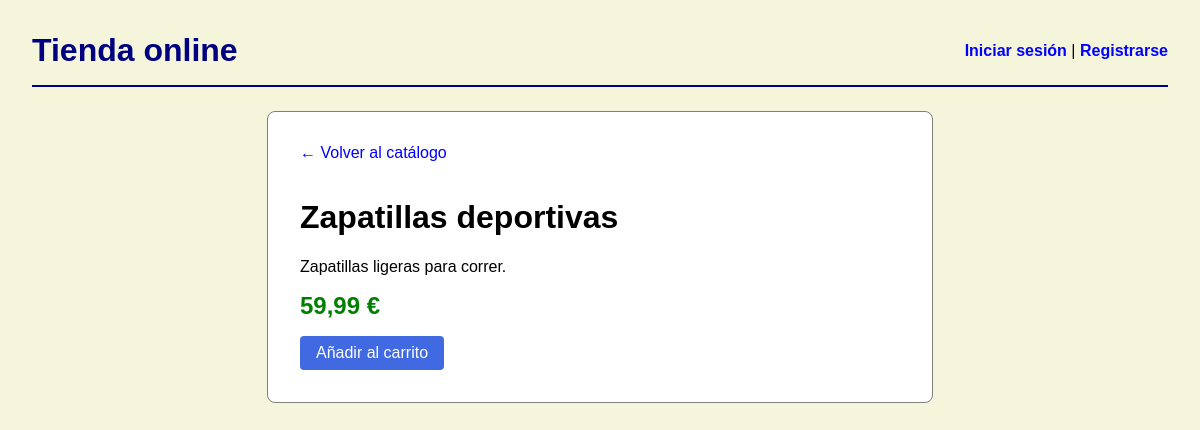
Screenshot of /index.php?page=producto&id=4 with the database file from the repository.
### tables this page shows
CREATE TABLE producto (
  id_producto INT UNSIGNED NOT NULL AUTO_INCREMENT,
  nombre      VARCHAR(120) NOT NULL,
  descripcion TEXT         NULL,
  precio      DECIMAL(10,2) NOT NULL,
  PRIMARY KEY (id_producto),
  CONSTRAINT chk_producto_precio CHECK (precio >= 0)
);

### index.php (called while the page is built, shortened)
<?php
require_once __DIR__ . '/controllers/mainController.php';

### repositories/ProductoRepository.php (called while the page is built, shortened)
<?php
require_once __DIR__ . '/../models/Producto.php';
class ProductoRepository {
    private mysqli $db;
    public function __construct (mysqli $db){
        $this->db = $db;
    }
    public function findById(int $id): ?Producto {
        $sql = "SELECT id_producto, nombre, descripcion, precio FROM producto WHERE id_producto = ?";
            $stmt = $this->db->prepare($sql);
            $stmt->bind_param("i", $id);
            $stmt->execute();
            $resultado = $stmt->get_result();
            if ($row = $resultado->fetch_assoc()){
                return new Producto(
                    (int)$row['id_producto'],
                    $row['nombre'],
                    $row['descripcion'],
                    (float)$row['precio']
                );
            }
            return null;
    }
}

### models/Producto.php (called while the page is built, shortened)
<?php
class Producto {
    private string $nombre;
    private ?string $descripcion;
    private float $precio;
public function __construct (?int $id_producto, string $nombre, ?string $descripcion, float $precio) {
    $this->nombre = $nombre;
    $this -> descripcion = $descripcion;
    $this-> precio = $precio;
}
public function getNombre(): string {return $this->nombre;}
public function getDescripcion(): ?string {return $this->descripcion;}
public function getPrecio(): float { return $this->precio;}
}

### views/productoView.phtml (the view, shortened to what this page needs)
<!DOCTYPE html>
    <html lang="es">
    <head>
        <link rel="stylesheet" href="css/estilos.css">
    </head>
    <body>
        <?php require __DIR__ . '/header.phtml'; ?>
        <div class="detalle">
            <a class="volver" href="index.php?page=productos">&larr; Volver al catálogo</a>
            <h1><?= htmlspecialchars($producto->getNombre()) ?></h1>
            <p><?= htmlspecialchars($producto->getDescripcion() ?? 'Sin descripción.') ?></p>
            <p class="precio-grande"><?= number_format($producto->getPrecio(), 2, ',', '.') ?> €</p>
            <form action="index.php?page=carrito" method="post">
                <input type="submit" class="btn" value="Añadir al carrito">
            </form>
        </div>
    </body>
    </html>

### css/estilos.css (style rules this page uses)
body { font-family: sans-serif; margin: 2rem; background: beige; color: black; }
.detalle { background: white; border: 1px solid gray; border-radius: 8px; padding: 2rem; max-width: 600px; margin: 0 auto; }
.precio-grande { font-size: 1.5rem; font-weight: bold; color: green; margin: 1rem 0; }
.volver { display: inline-block; margin-bottom: 1rem; color: blue; text-decoration: none; }
.btn { display: inline-block; background: royalblue; color: white; padding: 0.5rem 1rem; text-decoration: none; border-radius: 4px; text-align: center; border: none; cursor: pointer; font-size: 1rem; }

### rows the page displays
producto: nombre "Zapatillas deportivas", descripcion "Zapatillas ligeras para correr.", precio "59,99"
